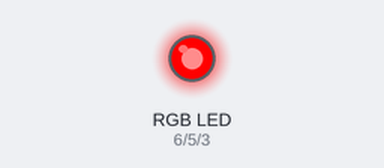
A sketch run on a simulated Arduino Uno, built with avr-gcc and run on an emulated ATmega328P. Shown: an RGB LED mixed from three pins (HIGH = lit).

Above: at 0.5 s.
At 1.5 s:
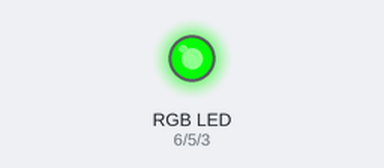
At 5.5 s:
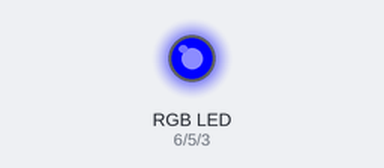
Timing chart, 0 to 6.9 s (numbered marks = the images above):
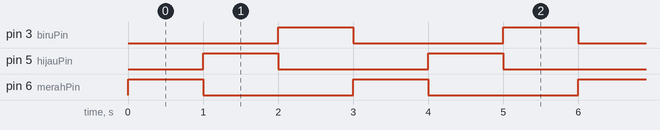

Measured:
- by itself, pin 3 (biruPin), pin 5 (hijauPin), pin 6 (merahPin): alternates HIGH for 1.0 s and LOW for 2.0 s
- by itself, everything shown: repeats every 3.0 s, in 4 steps

The sketch:

LED_RGB_Otomatis.ino
```cpp
// RGB LED - mengubah warna LED RGB secara otomotis

int merahPin = 6; //nama alias pin 6 sebagai merahPin
int hijauPin = 5; //nama alias pin 5 sebagai hijaupin
int biruPin = 3; //nama alias pin 3 sebagai biruPin
int tunda = 1000; // satuan dalam milisecond

void setup() {
//deklarasi pin menjadi output
pinMode(merahPin, OUTPUT);
pinMode(hijauPin, OUTPUT);
pinMode(biruPin, OUTPUT);
}

void loop() {
digitalWrite(merahPin, HIGH);
delay(tunda);
digitalWrite(merahPin, LOW);

digitalWrite(hijauPin, HIGH);
delay(tunda);
digitalWrite(hijauPin, LOW);

digitalWrite(biruPin, HIGH);
delay(tunda);
digitalWrite(biruPin, LOW);
}
```
